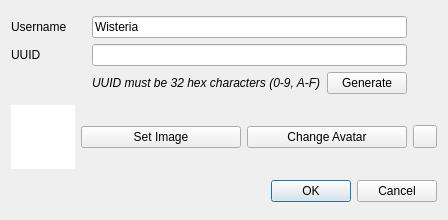
<?xml version="1.0" encoding="UTF-8"?>
<ui version="4.0">
 <class>NewUserDialog</class>
 <widget class="QDialog" name="NewUserDialog">
  <property name="geometry">
   <rect>
    <x>0</x>
    <y>0</y>
    <width>448</width>
    <height>220</height>
   </rect>
  </property>
  <property name="windowTitle">
   <string>New User</string>
  </property>
  <layout class="QGridLayout" name="gridLayout_2">
   <item row="2" column="1" colspan="3">
    <widget class="QDialogButtonBox" name="buttonBox">
     <property name="orientation">
      <enum>Qt::Orientation::Horizontal</enum>
     </property>
     <property name="standardButtons">
      <set>QDialogButtonBox::StandardButton::Cancel|QDialogButtonBox::StandardButton::Ok</set>
     </property>
    </widget>
   </item>
   <item row="1" column="2">
    <widget class="QPushButton" name="setAvatar">
     <property name="text">
      <string>Change Avatar</string>
     </property>
    </widget>
   </item>
   <item row="1" column="1">
    <widget class="QPushButton" name="selectImage">
     <property name="text">
      <string>Set Image</string>
     </property>
    </widget>
   </item>
   <item row="1" column="3">
    <widget class="QToolButton" name="revert">
     <property name="text">
      <string/>
     </property>
    </widget>
   </item>
   <item row="0" column="0" colspan="4">
    <layout class="QGridLayout" name="gridLayout">
     <item row="1" column="0">
      <widget class="QLabel" name="label">
       <property name="text">
        <string>UUID</string>
       </property>
      </widget>
     </item>
     <item row="0" column="1" colspan="2">
      <widget class="QLineEdit" name="username">
       <property name="text">
        <string>Wisteria</string>
       </property>
      </widget>
     </item>
     <item row="1" column="1" colspan="2">
      <widget class="QLineEdit" name="uuid"/>
     </item>
     <item row="0" column="0">
      <widget class="QLabel" name="label_2">
       <property name="text">
        <string>Username</string>
       </property>
      </widget>
     </item>
     <item row="2" column="1">
      <widget class="QLabel" name="label_3">
       <property name="font">
        <font>
         <italic>true</italic>
        </font>
       </property>
       <property name="text">
        <string>UUID must be 32 hex characters (0-9, A-F)</string>
       </property>
      </widget>
     </item>
     <item row="2" column="2">
      <widget class="QPushButton" name="generate">
       <property name="text">
        <string>Generate</string>
       </property>
      </widget>
     </item>
     <item row="1" column="3">
      <widget class="QLabel" name="uuidVerified">
       <property name="sizePolicy">
        <sizepolicy hsizetype="Fixed" vsizetype="Preferred">
         <horstretch>0</horstretch>
         <verstretch>0</verstretch>
        </sizepolicy>
       </property>
       <property name="minimumSize">
        <size>
         <width>24</width>
         <height>0</height>
        </size>
       </property>
      </widget>
     </item>
     <item row="0" column="3">
      <widget class="QLabel" name="usernameVerified">
       <property name="text">
        <string/>
       </property>
      </widget>
     </item>
    </layout>
   </item>
   <item row="1" column="0">
    <widget class="QGraphicsView" name="image">
     <property name="sizePolicy">
      <sizepolicy hsizetype="Expanding" vsizetype="Expanding">
       <horstretch>0</horstretch>
       <verstretch>0</verstretch>
      </sizepolicy>
     </property>
     <property name="minimumSize">
      <size>
       <width>64</width>
       <height>64</height>
      </size>
     </property>
     <property name="maximumSize">
      <size>
       <width>64</width>
       <height>64</height>
      </size>
     </property>
     <property name="frameShape">
      <enum>QFrame::Shape::NoFrame</enum>
     </property>
     <property name="frameShadow">
      <enum>QFrame::Shadow::Plain</enum>
     </property>
     <property name="verticalScrollBarPolicy">
      <enum>Qt::ScrollBarPolicy::ScrollBarAlwaysOff</enum>
     </property>
     <property name="horizontalScrollBarPolicy">
      <enum>Qt::ScrollBarPolicy::ScrollBarAlwaysOff</enum>
     </property>
     <property name="interactive">
      <bool>false</bool>
     </property>
    </widget>
   </item>
  </layout>
 </widget>
 <resources/>
 <connections>
  <connection>
   <sender>buttonBox</sender>
   <signal>accepted()</signal>
   <receiver>NewUserDialog</receiver>
   <slot>accept()</slot>
   <hints>
    <hint type="sourcelabel">
     <x>248</x>
     <y>254</y>
    </hint>
    <hint type="destinationlabel">
     <x>157</x>
     <y>274</y>
    </hint>
   </hints>
  </connection>
  <connection>
   <sender>buttonBox</sender>
   <signal>rejected()</signal>
   <receiver>NewUserDialog</receiver>
   <slot>reject()</slot>
   <hints>
    <hint type="sourcelabel">
     <x>316</x>
     <y>260</y>
    </hint>
    <hint type="destinationlabel">
     <x>286</x>
     <y>274</y>
    </hint>
   </hints>
  </connection>
 </connections>
</ui>
